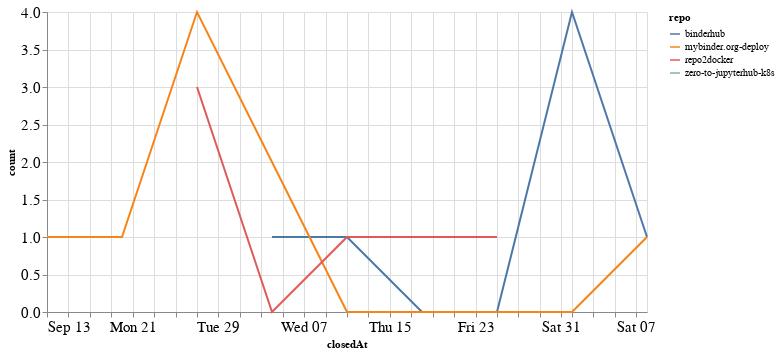

Write notebook code for a chart like this one.
### Code cell
closed_by_time = closed_by.groupby('repo').resample('W', on='closedAt').count()['author'].reset_index()
closed_by_time = closed_by_time.rename(columns={'author': 'count'})

alt.Chart(closed_by_time, width=600).mark_line().encode(
    x='closedAt',
    y='count',
    color='repo',
    tooltip="repo"
)

### Figure 1 — Vega-Lite specification as saved in the notebook (floating-point values rounded to 4 significant figures)
{"config": {"axisLeft": {"labelFontSize": 15}, "axisBottom": {"labelFontSize": 15}}, "data": {"name": "data-8324c3a08a23ae029187c33779bbe3e9"}, "mark": "line", "encoding": {"color": {"type": "nominal", "field": "repo"}, "tooltip": {"type": "nominal", "field": "repo"}, "x": {"type": "temporal", "field": "closedAt"}, "y": {"type": "quantitative", "field": "count"}}, "width": 600, "$schema": "https://vega.github.io/schema/vega-lite/v4.8.1.json", "datasets": {"data-8324c3a08a23ae029187c33779bbe3e9": [{"repo": "binderhub", "closedAt": "2020-10-04T00:00:00", "count": 1}, {"repo": "binderhub", "closedAt": "2020-10-11T00:00:00", "count": 1}, {"repo": "binderhub", "closedAt": "2020-10-18T00:00:00", "count": 0}, {"repo": "binderhub", "closedAt": "2020-10-25T00:00:00", "count": 0}, {"repo": "binderhub", "closedAt": "2020-11-01T00:00:00", "count": 4}, {"repo": "binderhub", "closedAt": "2020-11-08T00:00:00", "count": 1}, {"repo": "mybinder.org-deploy", "closedAt": "2020-09-13T00:00:00", "count": 1}, {"repo": "mybinder.org-deploy", "closedAt": "2020-09-20T00:00:00", "count": 1}, {"repo": "mybinder.org-deploy", "closedAt": "2020-09-27T00:00:00", "count": 4}, {"repo": "mybinder.org-deploy", "closedAt": "2020-10-04T00:00:00", "count": 2}, {"repo": "mybinder.org-deploy", "closedAt": "2020-10-11T00:00:00", "count": 0}, {"repo": "mybinder.org-deploy", "closedAt": "2020-10-18T00:00:00", "count": 0}, {"repo": "mybinder.org-deploy", "closedAt": "2020-10-25T00:00:00", "count": 0}, {"repo": "mybinder.org-deploy", "closedAt": "2020-11-01T00:00:00", "count": 0}, {"repo": "mybinder.org-deploy", "closedAt": "2020-11-08T00:00:00", "count": 1}, {"repo": "repo2docker", "closedAt": "2020-09-27T00:00:00", "count": 3}, {"repo": "repo2docker", "closedAt": "2020-10-04T00:00:00", "count": 0}, {"repo": "repo2docker", "closedAt": "2020-10-11T00:00:00", "count": 1}, {"repo": "repo2docker", "closedAt": "2020-10-18T00:00:00", "count": 1}, {"repo": "repo2docker", "closedAt": "2020-10-25T00:00:00", "count": 1}, {"repo": "zero-to-jupyterhub-k8s", "closedAt": "2020-10-18T00:00:00", "count": 1}]}}
